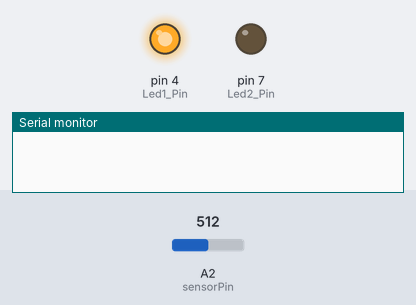
Recording of a sketch running on a simulated Arduino Uno, built with avr-gcc and run on an emulated ATmega328P. Shown: output pins drawn as LEDs (lit = HIGH), the last lines printed to the serial monitor. The inputs (shaded band) are chosen by the test bench; at power-on: A2 (sensorPin) = 512.

Above: at 0.1 s.
At 1.2 s:
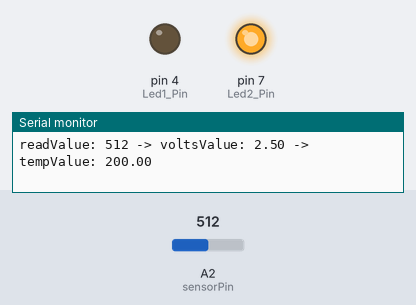
Timing chart, 0 to 2.7 s (numbered marks = the images above):
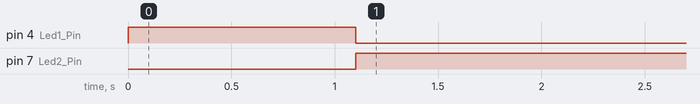

Measured:
- by itself, pin 4 (Led1_Pin): LOW → HIGH at 0.00 s, → LOW 1.1 s later
- by itself, pin 7 (Led2_Pin): LOW → HIGH at 1.1 s

The sketch:

UTN-Clase-Arduino06_001.ino
```cpp
//Temperatura
int readValue = 0;
int lastValue = 1;
int sensorPin = A2;
float voltsValue;
float tempValue;
int Led1_Pin= 4;
int Led2_Pin = 7;

void setup()
{
  Serial.begin(9600);
  pinMode(Led1_Pin, OUTPUT);
  pinMode(Led2_Pin, OUTPUT);
}

void loop()
{
  //Lectura digital
  readValue = analogRead(sensorPin);
  if (tempValue >20){
  digitalWrite(7, HIGH);
  digitalWrite(4, LOW);
  }else{
  digitalWrite(7, LOW);
  digitalWrite(4, HIGH);
  delay(1000);
  }


  //Lectura Analoga
  readValue = analogRead(sensorPin);
  if (lastValue != readValue) {
    Serial.print("readValue: ");
    Serial.print(readValue);
    lastValue = readValue;
    voltsValue = 5.0 / 1024 * readValue;
    Serial.print(" -> voltsValue: ");
    Serial.print(voltsValue);
    tempValue = voltsValue * 100 -50;
    Serial.print(" -> tempValue: ");
    Serial.println(tempValue);
  }
  delay(100);
}
```
